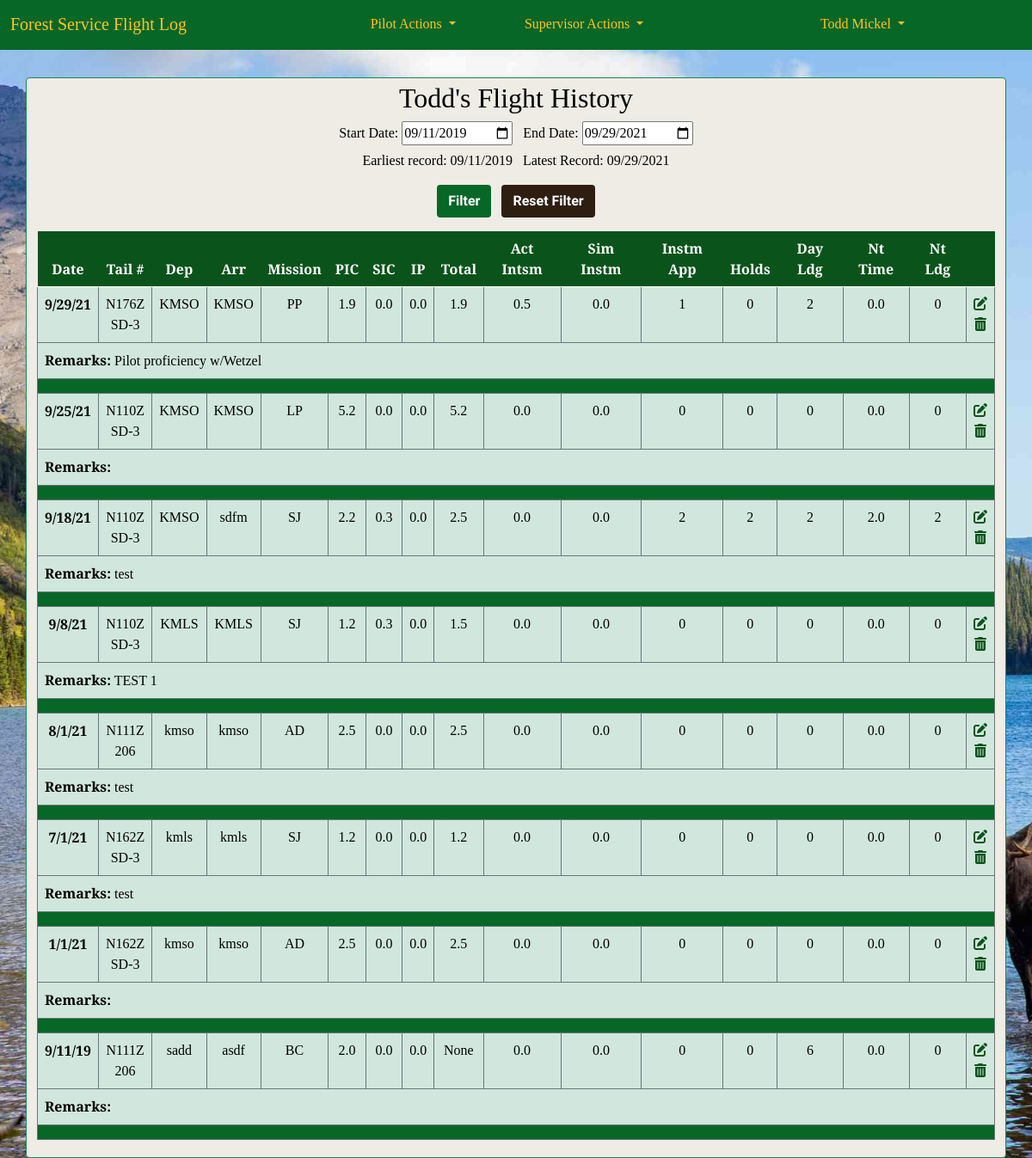
The app's page /pilot_log/view/ (signed in), older data.
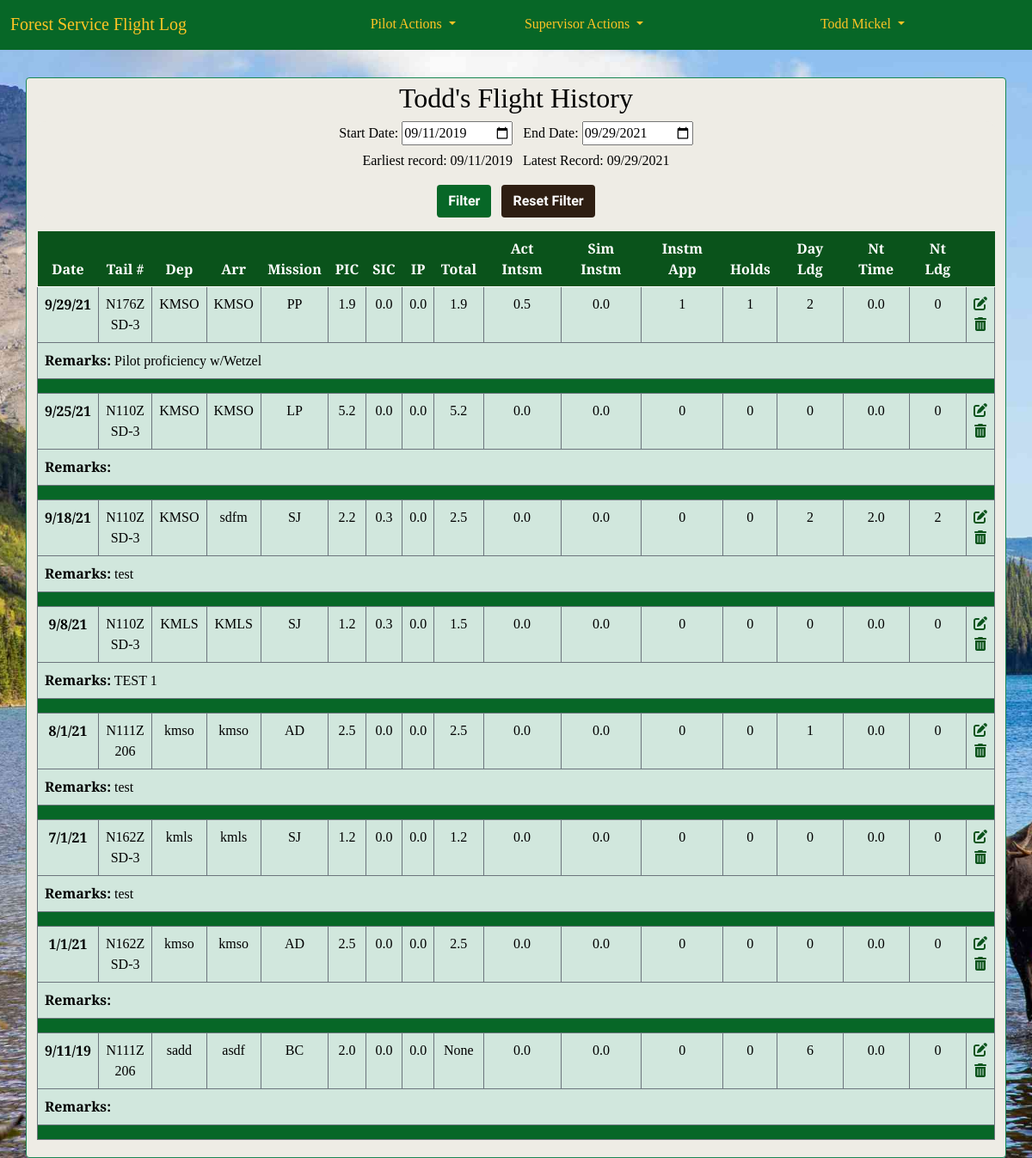
The same page, newer data.
### pilot_log/models.py (models this page shows, shortened)
class FlightDetail(models.Model):
    pilot = models.ForeignKey(
        'accounts.CustomUser',
        on_delete = models.CASCADE,
        blank=False,
        null=False,
        )
    date_of_flight = models.DateField(null=False, blank=False)
    tail_number = models.ForeignKey(
        'Aircraft',
        on_delete = models.PROTECT,
        blank=False,
        null=False,
        )
    depart_ICAO = models.CharField(max_length=4, null=False, blank=False, default="KMSO")
    arrival_ICAO = models.CharField(max_length=4, null=False, blank=False, default="KMSO")
    msn_type = models.CharField(
        max_length=20,
        choices=settings.MISSION_CHOICES,
        null=False,
        blank=False,
        )
    pic_time = models.DecimalField(max_digits=2, decimal_places=1, default=0.0)
    sic_time = models.DecimalField(max_digits=2, decimal_places=1, default=0.0)
    instructor_time = models.DecimalField(max_digits=2, decimal_places=1, default=0.0)
    total_time = models.DecimalField(max_digits=3, decimal_places=1, null=True, blank=True)
    act_instrument_time = models.DecimalField(max_digits=2, decimal_places=1, default=0.0)
    sim_instrument_time = models.DecimalField(max_digits=2, decimal_places=1, default=0.0)
    instrument_appchs = models.PositiveIntegerField(default=0)
    holds = models.PositiveIntegerField(default=0)
    day_landings = models.PositiveIntegerField(default=0)
    night_time = models.DecimalField(max_digits=2, decimal_places=1, default=0.0)
    night_landings = models.PositiveIntegerField(default=0)
    remarks = models.TextField(max_length=250, blank=True, default='')
    class Meta:
        ordering = ['-date_of_flight']
        get_latest_by = 'date_of_flight'

class Aircraft(models.Model):
    tail_number = models.CharField(
        max_length=10,
        primary_key=True
        )
    aircraft_type = models.CharField(
        max_length=15,
        choices=settings.AIRCRAFT_TYPES,
        null=False,
        blank=False
    )

### pilot_log/views.py (the view)
# urls.py: path('view/', FlightListView.as_view(), name='flight_list')
class FlightListView(LoginRequiredMixin, ListView):
    model = FlightDetail
    form_class = FlightListFilterForm
    template_name = "view_flights.html"
    start_date = ''
    end_date = ''
    def get_start_date(self):
        start_date = self.start_date
        try:
            start_date = self.request.GET['start_date']
        except:
            start_date = ''
        if start_date == '':
            start_date = date.today() - datetime.timedelta(weeks=2600)
        return start_date
    def get_end_date(self):
        end_date = self.end_date
        try:
            end_date = self.request.GET['end_date']
        except:
            end_date = ''
        if end_date == '':
            end_date = date.today()
        return end_date
    def get_queryset(self):
        qs = super().get_queryset()
        start = self.get_start_date()
        end = self.get_end_date()
        qs = qs.filter(pilot=self.request.user).filter(
            date_of_flight__gte=start,
            date_of_flight__lte= end
            )
        return qs
    def get_context_data(self, **kwargs):
        context=super().get_context_data(**kwargs)
        context['earliest'] = FlightDetail.objects.filter(pilot=self.request.user).earliest('date_of_flight').date_of_flight
        context['latest'] = FlightDetail.objects.filter(pilot=self.request.user).latest('date_of_flight').date_of_flight
        context['earliest_filtered'] = self.object_list.earliest('date_of_flight').date_of_flight
        context['latest_filtered'] = self.object_list.latest('date_of_flight').date_of_flight
        return context

### templates/view_flights.html (shortened to what this page needs)
{% extends 'base.html' %}
{% load crispy_forms_tags %}
{% block content %}
<div class="container border border-success rounded py-1">
<h2 class="text-center">{{ user.first_name }}'s Flight History</h2>
<form action="" method="GET">
    <label for="start_date" class="form-label">Start Date:</label>
    <input type="date" id="start_date" name="start_date" value="{{ earliest_filtered|date:'Y-m-d'}}">&nbsp;&nbsp;
    <label for="end_date" class="form-label">End Date:</label>
    <input type="date" id="end_date" name="end_date" value="{{ latest_filtered|date:'Y-m-d' }}"><br>
    <p>Earliest record: {{ earliest|date:"m/d/Y" }}&nbsp;&nbsp;&nbsp;Latest Record: {{ latest|date:"m/d/Y" }}</p>
    <button class="btn submit_btn" type="submit">Filter</button>&nbsp;&nbsp;
    <button class="btn cancel_btn" type="button" onclick="location.href='{% url 'flight_list' %}'">Reset Filter</button>
</form>
<table class="table mt-3">
    <thead style="position: sticky;top: 0" class="thead-fs">
        <tr class="table-fs">
            <th scope="col">Date</th>
            <th scope="col">Tail #</th>
            <th scope="col">Dep</th>
            <th scope="col">Arr</th>
            <th scope="col">Mission</th>
            <th scope="col">PIC</th>
            <th scope="col">SIC</th>
            <th scope="col">IP</th>
            <th scope="col">Total</th>
            <th scope="col">Act Intsm</th>
            <th scope="col">Sim Instm</th>
            <th scope="col">Instm App</th>
            <th scope="col">Holds</th>
            <th scope="col">Day Ldg</th>
            <th scope="col">Nt Time</th>
            <th scope="col">Nt Ldg</th>
            <th scope="col"></th>
        </tr>
    </thead>
    <tbody>
        {% for flight in object_list %}
        <tr class="table-success border border-secondary">
            <th scope="row" class="border border-secondary">{{ flight.date_of_flight|date:"n/j/y" }}</th>
            <td class="border border-secondary">{{ flight.tail_number.tail_number }}<br>{{ flight.tail_number.aircraft_type }}</td>
            <td class="border border-secondary">{{ flight.depart_ICAO }}</td>
            <td class="border border-secondary">{{ flight.arrival_ICAO }}</td>
            <td class="border border-secondary">{{ flight.msn_type }}</td>
            <td class="border border-secondary">{{ flight.pic_time }}</td>
            <td class="border border-secondary">{{ flight.sic_time }}</td>
            <td class="border border-secondary">{{ flight.instructor_time }}</td>
            <td class="border border-secondary">{{ flight.total_time }}</td>
            <td class="border border-secondary">{{ flight.act_instrument_time }}</td>
            <td class="border border-secondary">{{ flight.sim_instrument_time }}</td>
            <td class="border border-secondary">{{ flight.instrument_appchs }}</td>
            <td class="border border-secondary">{{ flight.holds }}</td>
            <td class="border border-secondary">{{ flight.day_landings }}</td>
            <td class="border border-secondary">{{ flight.night_time }}</td>
            <td class="border border-secondary">{{ flight.night_landings }}</td>
            <td class="border border-secondary">
                <a class="fas fa-edit" href="{% url 'flight_edit' flight.id  %}"></a><br>
                <a class="fas fa-trash-alt" href="{% url 'flight_delete' flight.id %}"></i></td>
        </tr>
        <tr class="table-success border border-secondary">
            <td colspan = "17" class="text-start"><b>Remarks:</b>  {{ flight.remarks }}</td>
        </tr>
        <tr class="table-fs-break border border-secondary"><td colspan = "17"></td></tr>
        {% endfor %}
    </tbody>
</table>
</div>
{% endblock content %}

Row changes from the older to the newer data that the page shows:
changed FlightDetail "PP": holds "0" → "1"
changed FlightDetail "sdfm": instrument_appchs "2" → "0"; holds "2" → "0"
changed FlightDetail (number 6 of 8 on the later page): day_landings "0" → "1"
